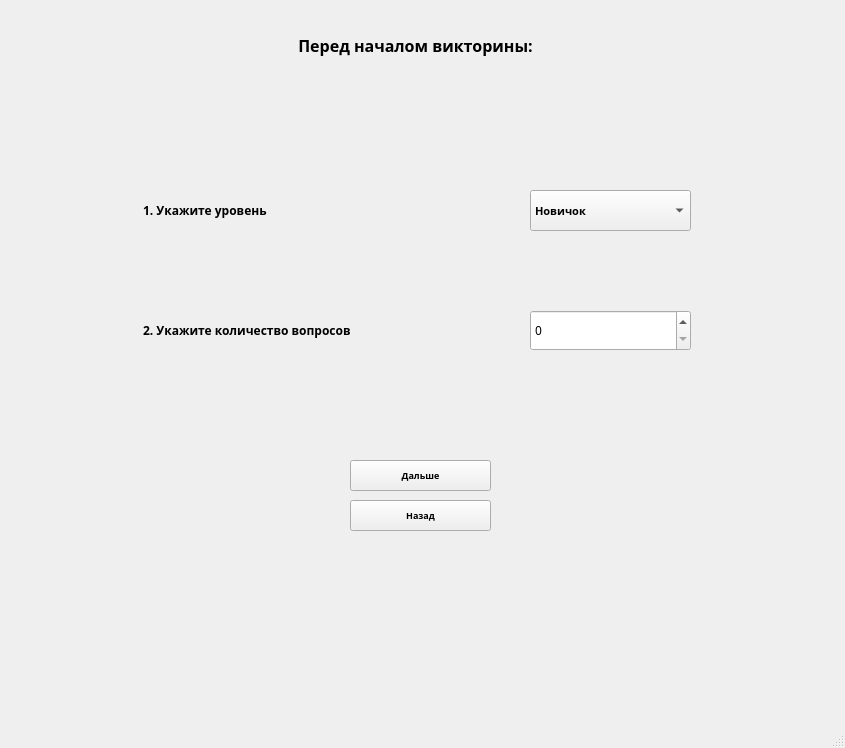
<?xml version="1.0" encoding="UTF-8"?>
<ui version="4.0">
 <class>MainWindow</class>
 <widget class="QMainWindow" name="MainWindow">
  <property name="geometry">
   <rect>
    <x>0</x>
    <y>0</y>
    <width>845</width>
    <height>748</height>
   </rect>
  </property>
  <property name="font">
   <font>
    <pointsize>8</pointsize>
   </font>
  </property>
  <property name="windowTitle">
   <string>MainWindow</string>
  </property>
  <widget class="QWidget" name="centralwidget">
   <widget class="QLabel" name="heading_label">
    <property name="geometry">
     <rect>
      <x>0</x>
      <y>0</y>
      <width>831</width>
      <height>91</height>
     </rect>
    </property>
    <property name="font">
     <font>
      <family>Rockwell Extra Bold</family>
      <pointsize>12</pointsize>
      <weight>75</weight>
      <bold>true</bold>
     </font>
    </property>
    <property name="text">
     <string>Перед началом викторины:</string>
    </property>
    <property name="alignment">
     <set>Qt::AlignCenter</set>
    </property>
   </widget>
   <widget class="QLabel" name="level_label">
    <property name="geometry">
     <rect>
      <x>140</x>
      <y>180</y>
      <width>311</width>
      <height>61</height>
     </rect>
    </property>
    <property name="font">
     <font>
      <family>Script MT Bold</family>
      <pointsize>9</pointsize>
      <weight>75</weight>
      <bold>true</bold>
     </font>
    </property>
    <property name="text">
     <string> 1. Укажите уровень </string>
    </property>
   </widget>
   <widget class="QComboBox" name="comboBox">
    <property name="geometry">
     <rect>
      <x>530</x>
      <y>190</y>
      <width>161</width>
      <height>41</height>
     </rect>
    </property>
    <property name="font">
     <font>
      <family>Script MT Bold</family>
      <weight>75</weight>
      <bold>true</bold>
     </font>
    </property>
    <item>
     <property name="text">
      <string>Новичок</string>
     </property>
    </item>
    <item>
     <property name="text">
      <string>Любитель</string>
     </property>
    </item>
    <item>
     <property name="text">
      <string>Эксперт</string>
     </property>
    </item>
   </widget>
   <widget class="QLabel" name="questions_label">
    <property name="geometry">
     <rect>
      <x>140</x>
      <y>300</y>
      <width>311</width>
      <height>61</height>
     </rect>
    </property>
    <property name="font">
     <font>
      <family>Script MT Bold</family>
      <pointsize>9</pointsize>
      <weight>75</weight>
      <bold>true</bold>
     </font>
    </property>
    <property name="text">
     <string> 2. Укажите количество вопросов</string>
    </property>
   </widget>
   <widget class="QSpinBox" name="spinBox">
    <property name="geometry">
     <rect>
      <x>530</x>
      <y>310</y>
      <width>161</width>
      <height>41</height>
     </rect>
    </property>
    <property name="font">
     <font>
      <family>Segoe Fluent Icons</family>
      <pointsize>9</pointsize>
      <weight>50</weight>
      <bold>false</bold>
     </font>
    </property>
   </widget>
   <widget class="QPushButton" name="next_button">
    <property name="geometry">
     <rect>
      <x>350</x>
      <y>460</y>
      <width>141</width>
      <height>31</height>
     </rect>
    </property>
    <property name="font">
     <font>
      <family>Script MT Bold</family>
      <pointsize>7</pointsize>
      <weight>75</weight>
      <bold>true</bold>
     </font>
    </property>
    <property name="text">
     <string>Дальше</string>
    </property>
   </widget>
   <widget class="QPushButton" name="return_button">
    <property name="geometry">
     <rect>
      <x>350</x>
      <y>500</y>
      <width>141</width>
      <height>31</height>
     </rect>
    </property>
    <property name="font">
     <font>
      <family>Script MT Bold</family>
      <pointsize>7</pointsize>
      <weight>75</weight>
      <bold>true</bold>
     </font>
    </property>
    <property name="text">
     <string>Назад</string>
    </property>
   </widget>
  </widget>
  <widget class="QMenuBar" name="menubar">
   <property name="geometry">
    <rect>
     <x>0</x>
     <y>0</y>
     <width>845</width>
     <height>23</height>
    </rect>
   </property>
  </widget>
  <widget class="QStatusBar" name="statusbar"/>
 </widget>
 <resources/>
 <connections/>
</ui>
